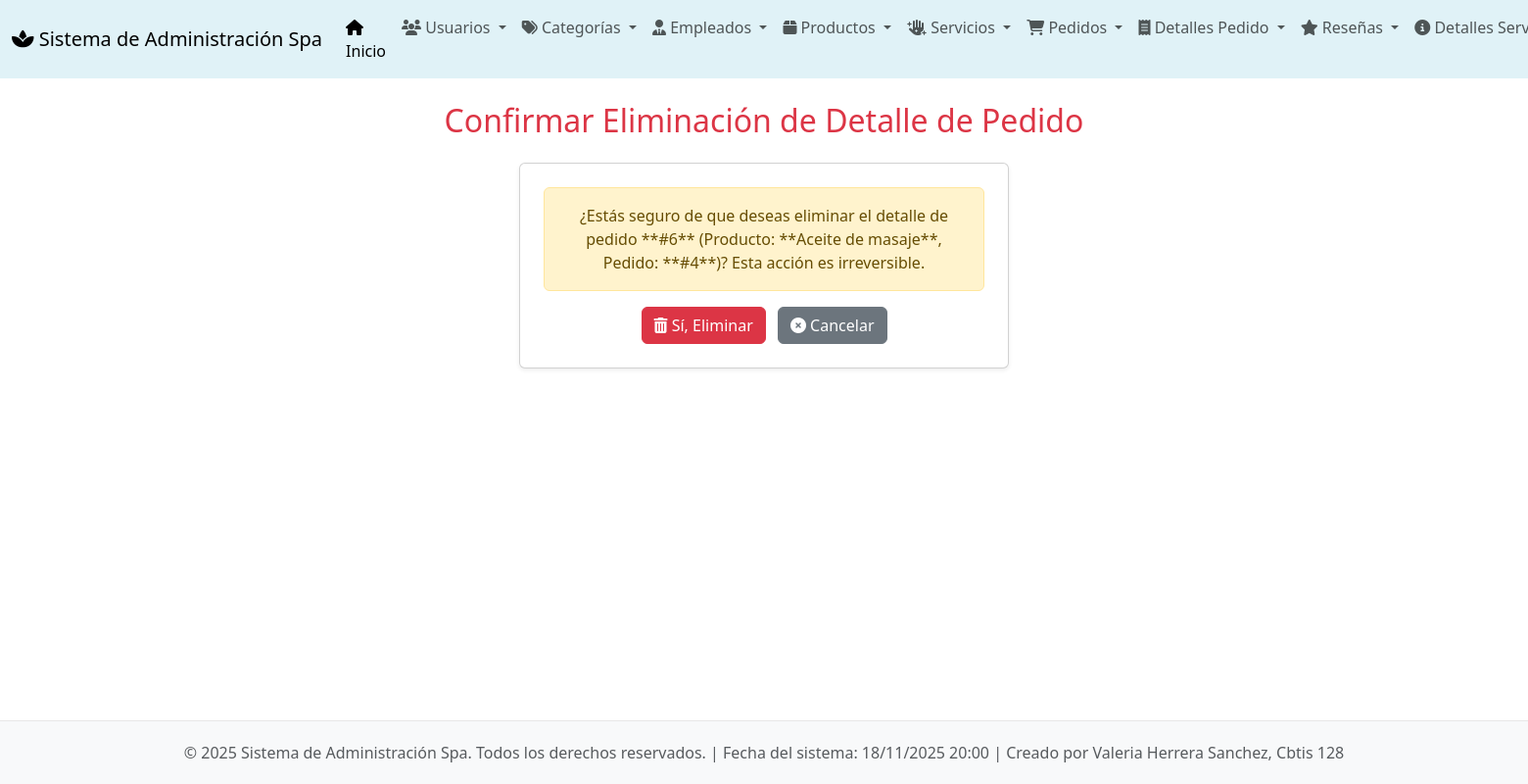
/detalles-pedido/borrar/6/, run on the app's committed database.
### app_Spa/models.py (models this page shows, shortened)
class Detalles_pedido(models.Model):
    id_detalle = models.AutoField(primary_key=True, unique=True)
    pedido = models.ForeignKey(
        Pedidos,
        on_delete=models.CASCADE,
        related_name="detalles"
    )
    producto = models.ForeignKey(
        Productos,
        on_delete=models.CASCADE,
        related_name="detalles"
    )
    cantidad = models.IntegerField()
    precio_unitario = models.DecimalField(max_digits=10, decimal_places=2)
    subtotal = models.DecimalField(max_digits=10, decimal_places=2)
    notas_item = models.CharField(max_length=200, blank=True, null=True)

class Productos(models.Model):
    id_producto = models.AutoField(primary_key=True, unique=True)
    nombre = models.CharField(max_length=25)
    descripcion = models.TextField()
    precio = models.DecimalField(max_digits=10, decimal_places=2)
    stock = models.IntegerField()
    categoria = models.ForeignKey(
        Categorias,
        on_delete=models.CASCADE,
        related_name="productos"
    )

class Pedidos(models.Model):
    id_pedido = models.AutoField(primary_key=True, unique=True)
    usuario = models.ForeignKey(
        Usuarios,
        on_delete=models.CASCADE,
        related_name="pedidos"
    )
    fecha_pedido = models.DateTimeField(auto_now_add=True)
    estado_pedido = models.CharField(max_length=50)
    total_pedido = models.DecimalField(max_digits=10, decimal_places=2, default=0)

### app_Spa/views.py (the view)
# urls.py: path('detalles-pedido/borrar/<int:id_detalle>/', views.borrar_detalle_pedido, name='borrar_detalle_pedido'),
def borrar_detalle_pedido(request, id_detalle):
    detalle = get_object_or_404(Detalles_pedido, pk=id_detalle)
    if request.method == 'POST':
        detalle.delete()
        return redirect('ver_detalles_pedido')
    return render(request, 'detalles_pedido/borrar_detalle_pedido.html', {'detalle': detalle})

### app_Spa/templates/detalles_pedido/borrar_detalle_pedido.html (shortened to what this page needs)
{% extends 'base.html' %}
{% block content %}
<h2 class="mb-4 text-center" style="color: #dc3545;">Confirmar Eliminación de Detalle de Pedido</h2>
<div class="card p-4 shadow-sm mx-auto" style="max-width: 500px;">
    <div class="alert alert-warning text-center" role="alert">
        ¿Estás seguro de que deseas eliminar el detalle de pedido **#{{ detalle.id_detalle }}** (Producto: **{{ detalle.producto.nombre }}**, Pedido: **#{{ detalle.pedido.id_pedido }}**)?
        Esta acción es irreversible.
    </div>
    <form method="post" class="text-center">
        <button type="submit" class="btn btn-danger me-2"><i class="fas fa-trash-alt"></i> Sí, Eliminar</button>
        <a href="{% url 'ver_detalles_pedido' %}" class="btn btn-secondary"><i class="fas fa-times-circle"></i> Cancelar</a>
    </form>
</div>
{% endblock %}

### app_Spa/templates/base.html (style rules this page uses)
body { display: flex; flex-direction: column; min-height: 100vh; }

### data on the page
Detalles_pedido: id_detalle "6", producto.nombre "Aceite de masaje", pedido.id_pedido "4"
